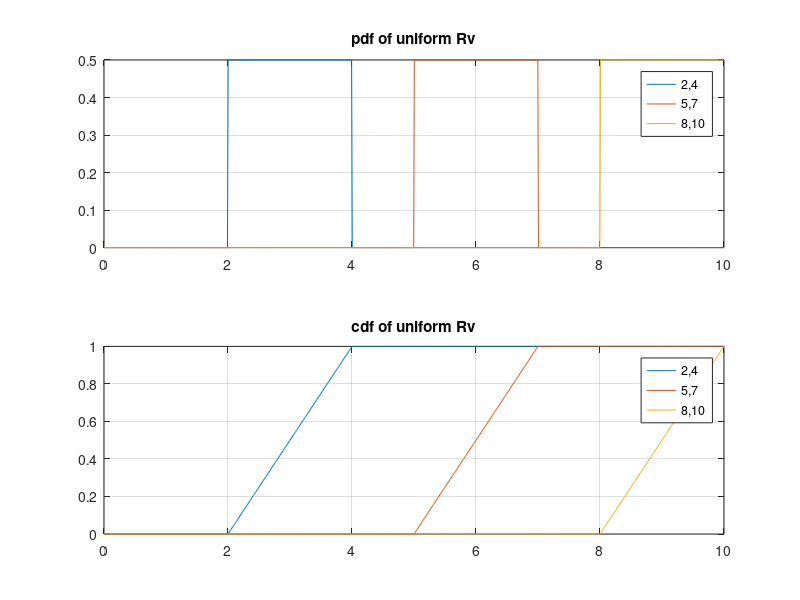

This chart was generated by the following MATLAB code:
clc;
clear all;
close all;

x=linspace(0,10,1000);
a=2;
b=4;
pdf_values=zeros(size(x));
cdf_values=zeros(size(x));

for i=1:length(x)
  if x(i)>=a && x(i)<=b
    pdf_values(i) = 1/(b-a);
    cdf_values(i) = (x(i)-a)/(b-a);
  endif
  if (b<x(i))
    cdf_values(i) = 1;
  endif
end;

#plot pdf
subplot(2,1,1);
plot(x,pdf_values);
title("pdf of uniform Rv")
grid on;
hold on;

#plot cdf
subplot(2,1,2);
plot(x,cdf_values);
title("cdf of uniform Rv");
grid on;
hold on;

# a=5, b=7
a=5;
b=7;
pdf_values=zeros(size(x));
cdf_values=zeros(size(x));

for i=1:length(x)
  if x(i)>=a && x(i)<=b
    pdf_values(i) = 1/(b-a);
    cdf_values(i) = (x(i)-a)/(b-a);
  endif
  if (b<x(i))
    cdf_values(i) = 1;
  endif
end;

#plot pdf
subplot(2,1,1);
plot(x,pdf_values);

#plot cdf
subplot(2,1,2);
plot(x,cdf_values);

# a=8, b=10
a=8;
b=10;
pdf_values=zeros(size(x));
cdf_values=zeros(size(x));

for i=1:length(x)
  if x(i)>=a && x(i)<=b
    pdf_values(i) = 1/(b-a);
    cdf_values(i) = (x(i)-a)/(b-a);
  endif
  if (b<x(i))
    cdf_values(i) = 1;
  endif
end;

#plot pdf
subplot(2,1,1);
plot(x,pdf_values);
legend("2,4","5,7","8,10");

#plot cdf
subplot(2,1,2);
plot(x,cdf_values);
legend("2,4","5,7","8,10");
